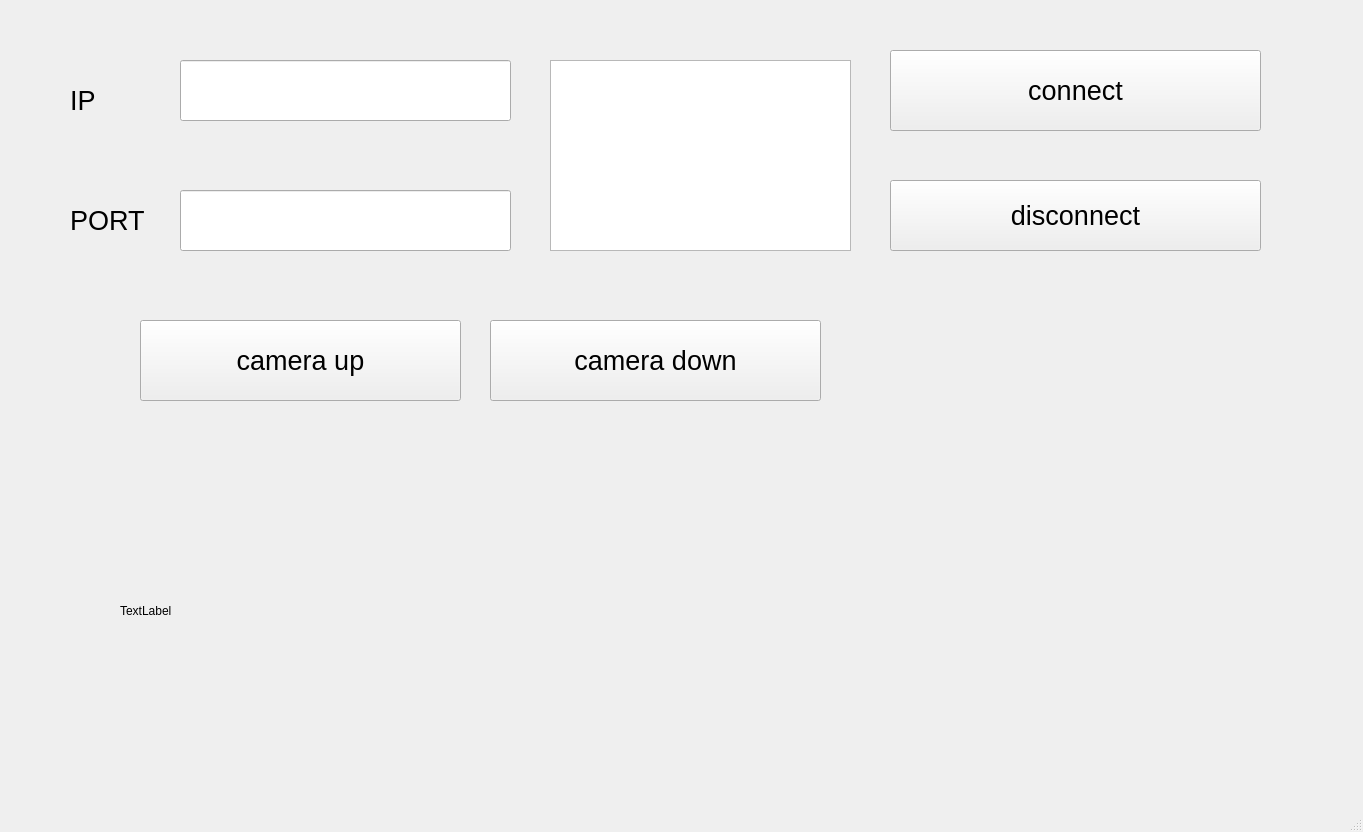
<?xml version="1.0" encoding="UTF-8"?>
<ui version="4.0">
 <class>MainWindow</class>
 <widget class="QMainWindow" name="MainWindow">
  <property name="geometry">
   <rect>
    <x>0</x>
    <y>0</y>
    <width>1363</width>
    <height>832</height>
   </rect>
  </property>
  <property name="windowTitle">
   <string>MainWindow</string>
  </property>
  <widget class="QWidget" name="centralwidget">
   <widget class="QPushButton" name="pushButton_connect">
    <property name="geometry">
     <rect>
      <x>890</x>
      <y>50</y>
      <width>371</width>
      <height>81</height>
     </rect>
    </property>
    <property name="font">
     <font>
      <pointsize>20</pointsize>
     </font>
    </property>
    <property name="text">
     <string>connect</string>
    </property>
   </widget>
   <widget class="QLineEdit" name="lineEdit_ip">
    <property name="geometry">
     <rect>
      <x>180</x>
      <y>60</y>
      <width>331</width>
      <height>61</height>
     </rect>
    </property>
    <property name="font">
     <font>
      <pointsize>20</pointsize>
     </font>
    </property>
    <property name="text">
     <string/>
    </property>
   </widget>
   <widget class="QLabel" name="label">
    <property name="geometry">
     <rect>
      <x>70</x>
      <y>60</y>
      <width>91</width>
      <height>81</height>
     </rect>
    </property>
    <property name="font">
     <font>
      <pointsize>20</pointsize>
     </font>
    </property>
    <property name="text">
     <string>IP</string>
    </property>
   </widget>
   <widget class="QLineEdit" name="lineEdit_port">
    <property name="geometry">
     <rect>
      <x>180</x>
      <y>190</y>
      <width>331</width>
      <height>61</height>
     </rect>
    </property>
    <property name="font">
     <font>
      <pointsize>20</pointsize>
     </font>
    </property>
    <property name="text">
     <string/>
    </property>
   </widget>
   <widget class="QLabel" name="label_2">
    <property name="geometry">
     <rect>
      <x>70</x>
      <y>180</y>
      <width>91</width>
      <height>81</height>
     </rect>
    </property>
    <property name="font">
     <font>
      <pointsize>20</pointsize>
     </font>
    </property>
    <property name="text">
     <string>PORT</string>
    </property>
   </widget>
   <widget class="QTextEdit" name="textEdit">
    <property name="geometry">
     <rect>
      <x>550</x>
      <y>60</y>
      <width>301</width>
      <height>191</height>
     </rect>
    </property>
   </widget>
   <widget class="QPushButton" name="pushButton_discon">
    <property name="geometry">
     <rect>
      <x>890</x>
      <y>180</y>
      <width>371</width>
      <height>71</height>
     </rect>
    </property>
    <property name="font">
     <font>
      <pointsize>20</pointsize>
     </font>
    </property>
    <property name="text">
     <string>disconnect</string>
    </property>
   </widget>
   <widget class="QLabel" name="label_image">
    <property name="geometry">
     <rect>
      <x>120</x>
      <y>460</y>
      <width>1131</width>
      <height>301</height>
     </rect>
    </property>
    <property name="text">
     <string>TextLabel</string>
    </property>
   </widget>
   <widget class="QPushButton" name="pushButton_up">
    <property name="geometry">
     <rect>
      <x>140</x>
      <y>320</y>
      <width>321</width>
      <height>81</height>
     </rect>
    </property>
    <property name="font">
     <font>
      <pointsize>20</pointsize>
     </font>
    </property>
    <property name="text">
     <string>camera up</string>
    </property>
   </widget>
   <widget class="QPushButton" name="pushButton_down">
    <property name="geometry">
     <rect>
      <x>490</x>
      <y>320</y>
      <width>331</width>
      <height>81</height>
     </rect>
    </property>
    <property name="font">
     <font>
      <pointsize>20</pointsize>
     </font>
    </property>
    <property name="text">
     <string>camera down</string>
    </property>
   </widget>
  </widget>
  <widget class="QMenuBar" name="menubar">
   <property name="geometry">
    <rect>
     <x>0</x>
     <y>0</y>
     <width>1363</width>
     <height>35</height>
    </rect>
   </property>
  </widget>
  <widget class="QStatusBar" name="statusbar"/>
 </widget>
 <resources/>
 <connections/>
</ui>
